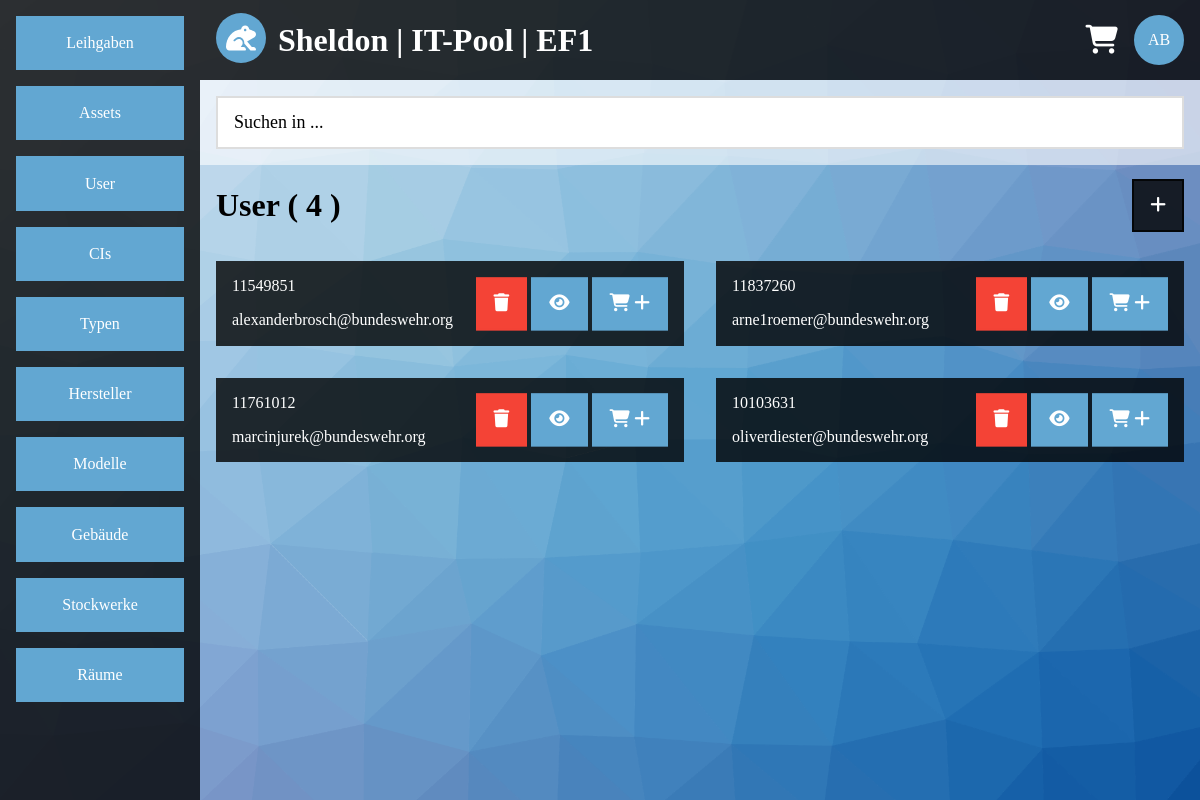
The app's page /list.php?category=user&site=0&amount=5 (signed in), older data.
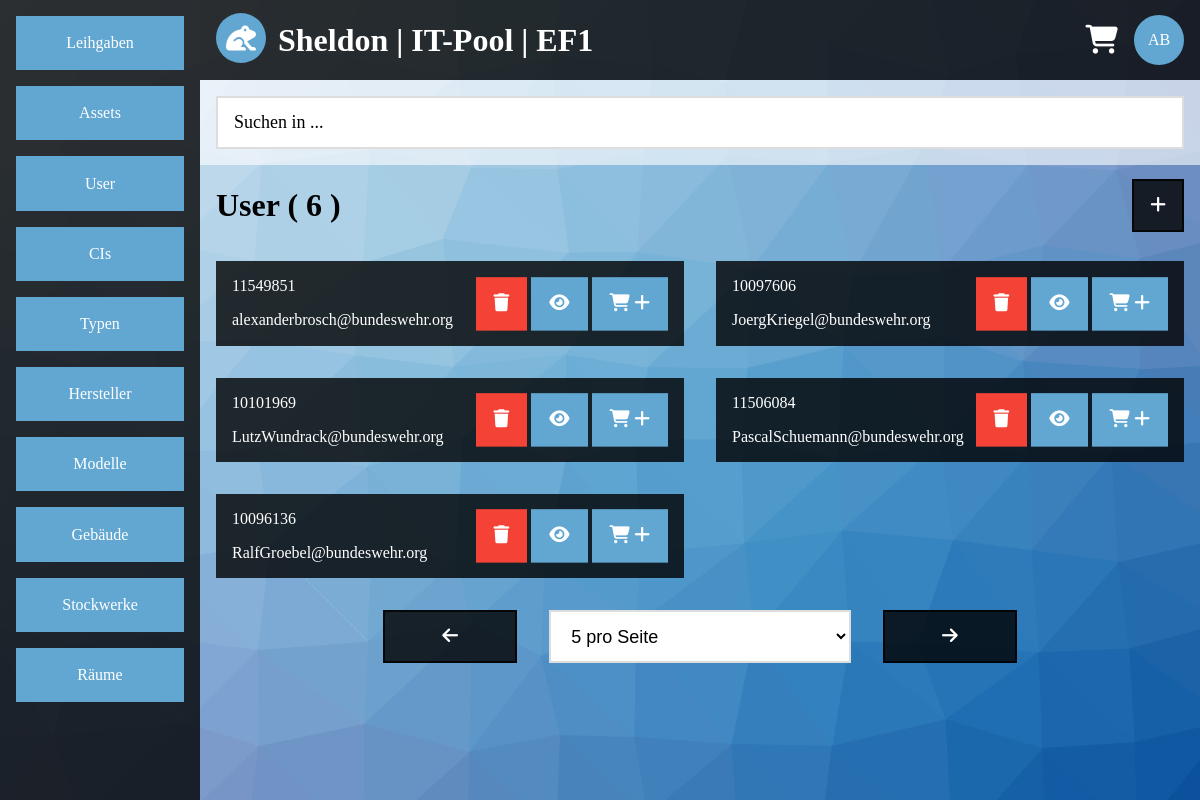
The same page, newer data.
### tables this page shows
CREATE TABLE IF NOT EXISTS `user` (
  `user_id` int(8) NOT NULL,
  `user_rank_id` int(2) NOT NULL,
  `user_vname` varchar(200) NOT NULL,
  `user_name` varchar(200) NOT NULL,
  `user_email` varchar(200) NOT NULL,
  `user_building_id` int(255) NOT NULL DEFAULT '1',
  `user_floor_id` int(255) NOT NULL DEFAULT '1',
  `user_room_id` int(255) NOT NULL DEFAULT '1',
  `user_password` varchar(200) NOT NULL,
  `user_salt` varchar(10) NOT NULL,
  `user_active` enum('0','1') NOT NULL DEFAULT '0',
  `user_admin` enum('0','1') NOT NULL DEFAULT '0',
  `user_failed_login` enum('0','1','2') NOT NULL DEFAULT '0',
  PRIMARY KEY (`user_id`),
  UNIQUE KEY `user_email` (`user_email`),
  KEY `user_building_id` (`user_building_id`),
  KEY `user_floor_id` (`user_floor_id`),
  KEY `user_room_id` (`user_room_id`),
  KEY `user_rank_id` (`user_rank_id`)
);

### list.php (the view, shortened to what the rows shown need)
<?php
require($_SERVER['DOCUMENT_ROOT'].'/include/config.inc.php');
$output = '';
$sql = mysqli_connect($app_sqlhost,$app_sqluser,$app_sqlpasswd,$app_sqldb);
if(!$sql)
{
	$output .= '<div class="container">';
	$output .= '<div class="content-center container white-alpha">';
	$output .= '<h1>Error</h1>';
	$output .= '<div class="panel black-alpha">';
	$output .= '<p>Es konnte keine Datenbankverbindung hergestellt werden.</p>';
	$output .= '</div>';
	$output .= '</div>';
	$output .= '</div>';
}
else
{
	$sql->query('SET NAMES UTF8');
	if(!empty($_GET))
	{
		if(empty($_GET['category']) || $_GET['site'] == "" || empty($_GET['amount']))
		{
			$output .= '<div class="container">';
			$output .= '<div class="content-center container white-alpha">';
			$output .= '<h1>Error</h1>';
			$output .= '<div class="panel black-alpha">';
			$output .= '<p>Es wurden nicht alle Daten gesendet.</p>';
			$output .= '</div>';
			$output .= '</div>';
			$output .= '</div>';
		}
		else
		{
			if(preg_match('/[^a-z]/',$_GET['category']) == 0)
			{
				$allowed_category = array('lend','asset','user','vendor','model','type','building','floor','room','ci');
				if(in_array($_GET['category'],$allowed_category))
				{
					if(preg_match('/[^0-9]/',$_GET['site']) == 0)
					{
						if(preg_match('/[^0-9]/',$_GET['amount']) == 0)
						{
							$allowed_amount = array(5,10,15);
							if(in_array($_GET['amount'],$allowed_amount))
							{
								$category_german = array('Leihgaben','Assets','User','Hersteller','Modelle','Typen','Geb&auml;ude','Stockwerke','R&auml;ume','CIs');
								$array_key = array_search($_GET['category'],$allowed_category);
								$archived_input = '';
								if($_GET['category'] == $allowed_category[0])
								{
									if($_GET['archived'] == "")
									{
										header('location:http://'.$_SERVER['HTTP_HOST'].'/list.php?category=lend&site=0&amount=5&archived=0');
										exit;
									}
									else
									{
										if(preg_match('/[^0-9]/',$_GET['archived']) == 0)
										{
											$allowed_archived = array(0,1);
											if(in_array($_GET['archived'],$allowed_archived))
											{
												$archived_input .= '<input type="hidden" name="archived" value="'.$_GET['archived'].'"/>';
												$query = sprintf("
												SELECT lend_id
												FROM lend
												WHERE lend_archived = '%s';",
												$sql->real_escape_string($_GET['archived']));
												$result = $sql->query($query);
												$amount_gs = mysqli_num_rows($result);
												if($amount_gs > 0)
												{
													if($_GET['site']*$_GET['amount'] >= $amount_gs)
													{
														$_GET['site'] = 0;
													}
													$i = 0;
													$output .= '<div class="container">';
													$output .= '<table class="block"><tr>';
													if($_GET['archived'] == $allowed_archived[0])
													{
														$output .= '<td class="col-l6"><h1>aktive '.$category_german[$array_key].' ( '.$amount_gs.' )</h1></td>';
														$output .= '<td class="col-l6 text-right"><a class="btn-default border border-black-alpha black-alpha hover-white-alpha hover-text-black-alpha" href="list.php?category='.$_GET['category'].'&site=0&amount=5&archived=1"><i class="fa-solid fa-file-zipper"></i></a></td>';
													}
													else if($_GET['archived'] == $allowed_archived[1])
													{
														$output .= '<td class="col-l6"><h1>archivierte '.$category_german[$array_key].' ( '.$amount_gs.' )</h1></td>';
														$output .= '<td class="col-l6 text-right"><a class="btn-default border border-black-alpha black-alpha hover-white-alpha hover-text-black-alpha" href="list.php?category='.$_GET['category'].'&site=0&amount=5&archived=0"><i class="fas fa-clock"></i></a></td>';
													}
													$output .= '</tr></table>';
													$output .= '</div>';
													$output .= '<ul class="flex block">';
													$query = sprintf("
													SELECT lend_id,user_name,user_vname,lend_user_id,lend_start
													FROM lend
													INNER JOIN user ON user_id = lend_user_id
													WHERE lend_archived = '%s'
													LIMIT %s,%s;",
													$sql->real_escape_string($_GET['archived']),
													$sql->real_escape_string($_GET['site']*$_GET['amount']),
													$sql->real_escape_string($_GET['amount']));
													$result = $sql->query($query);
													while($row = $result->fetch_array(MYSQLI_ASSOC))
													{
														$lend_start = date('d.m.Y',strtotime($row['lend_start']));
														if($i == 2)
														{
															$output .= '</ul>';
															$output .= '<ul class="flex block">';
															$i = 0;
														}
														$output .= '<li class="col-s12 col-m6 col-l6">';
														$output .= '<div class="text-center-medium text-center-small margin container display-container black-alpha">';
														$output .= '<p>'.$row['lend_user_id'].'</p>';
														$output .= '<p>'.$row['user_name'].', '.$row['user_vname'].'</p>';
														$output .= '<p>verliehen am '.$lend_start.'</p>';
														$output .= '<div class="container-large display-middle-right-large section-medium section-small">';
														$output .= '<a class="btn-default border border-light-blue light-blue hover-white hover-text-blue" href="view.php?category='.$_GET['category'].'&id='.$row['lend_id'].'"><i class="fas fa-eye"></i></a>';
														$output .= '</div>';
														$output .= '</div>';
														$output .= '</li>';
														$i++;
													}
													$output .= '</ul>';
												}
												else
												{
													$output .= '<div class="container">';
													$output .= '<div class="content-center container white-alpha">';
													$output .= '<h1>Info</h1>';
													$output .= '<div class="panel black-alpha">';
													$output .= '<p>Es wurden keine Eintr&auml;ge gefunden.</p>';
													$output .= '<p><a class="block btn-default border border-light-blue light-blue hover-white hover-text-blue" href="list.php?category='.$_GET['category'].'&site=0&amount=5&archived=0">aktive Leihgaben</a></p>';
													$output .= '<p><a class="block btn-default border border-light-blue light-blue hover-white hover-text-blue" href="list.php?category='.$_GET['category'].'&site=0&amount=5&archived=1">archivierte Leihgaben</a></p>';
													$output .= '</div>';
													$output .= '</div>';
													$output .= '</div>';
												}
											}
											else
											{
												header('location:http://'.$_SERVER['HTTP_HOST'].'/list.php?category=lend&site=0&amount=5&archived=0');
												exit;
											}
										}
										else
										{
											header('location:http://'.$_SERVER['HTTP_HOST'].'/list.php?category=lend&site=0&amount=5&archived=0');
											exit;
										}
									}
								}
								else
								{
									$query = sprintf("
									SELECT %s_id
									FROM %s;",
									$sql->real_escape_string($_GET['category']),
									$sql->real_escape_string($_GET['category']));
									$result = $sql->query($query);
									$amount_gs = mysqli_num_rows($result);
									if($amount_gs > 0)
									{
										$i = 0;
										$output .= '<div class="container">';
										$output .= '<table class="block"><tr>';
										$output .= '<td class="col-l6"><h1>'.$category_german[$array_key].' ( '.$amount_gs.' )</h1></td>';
										$output .= '<td class="col-l6"><div class="text-right"><a class="btn-default border border-black-alpha black-alpha hover-white-alpha hover-text-black-alpha" href="add.php?category='.$_GET['category'].'"><i class="fas fa-plus"></i></a></div></td>';
										$output .= '</tr></table>';
										$output .= '</div>';
										$output .= '<ul class="flex block">';
										if($_GET['category'] == $allowed_category[1])
										{
											$query = sprintf("
											SELECT asset_id,type_name,vendor_name,model_name,asset_serial,asset_locked
											FROM asset
											INNER JOIN type ON type_id = asset_type_id
											INNER JOIN vendor ON vendor_id = asset_vendor_id
											INNER JOIN model ON model_id = asset_model_id
											LIMIT %s,%s;",
											$sql->real_escape_string($_GET['site']*$_GET['amount']),
											$sql->real_escape_string($_GET['amount']));
											$result = $sql->query($query);
											while($row = $result->fetch_array(MYSQLI_ASSOC))
											{
												if($i == 2)
												{
													$output .= '</ul>';
													$output .= '<ul class="flex block">';
													$i = 0;
												}
												$output .= '<li class="col-s12 col-m6 col-l6">';
												$output .= '<div class="text-center-medium text-center-small margin container display-container black-alpha">';
												$output .= '<p>'.$row['type_name'].' / '.$row['vendor_name'].' / '.$row['model_name'].'</p>';
												$output .= '<p>'.$row['asset_serial'].'</p>';
												$output .= '<div class="container-large display-middle-right-large section-medium section-small">';
												$output .= '<a class="btn-default border border-red red hover-white hover-text-red" href="del.php?category='.$_GET['category'].'&id='.$row['asset_id'].'&returnto='.urlencode('http://'.$_SERVER['HTTP_HOST'].'/list.php?category='.$_GET['category'].'&site='.$_GET['site'].'&amount='.$_GET['amount']).'"><i class="fas fa-trash"></i></a> ';
												$output .= '<a class="btn-default border border-light-blue light-blue hover-white hover-text-blue" href="view.php?category='.$_GET['category'].'&id='.$row['asset_id'].'&tab=general"><i class="fas fa-eye"></i></a> ';
												if(!$row['asset_locked'])
												{
													$output .= '<a class="btn-default border border-light-blue light-blue hover-white hover-text-blue" href="cart.php?aktion=add&category='.$_GET['category'].'&id='.$row['asset_id'].'"><i class="fas fa-shopping-cart"></i> <i class="fas fa-plus"></i></a>';
												}
												$output .= '</div>';
												$output .= '</div>';
												$output .= '</li>';
												$i++;
											}
										}
										else if($_GET['category'] == $allowed_category[2])
										{
											$query = sprintf("
											SELECT user_id,user_email
											FROM user
											LIMIT %s,%s;",
											$sql->real_escape_string($_GET['site']*$_GET['amount']),
											$sql->real_escape_string($_GET['amount']));
											$result = $sql->query($query);
											while($row = $result->fetch_array(MYSQLI_ASSOC))
											{
												if($i == 2)
												{
													$output .= '</ul>';
													$output .= '<ul class="flex block">';
													$i = 0;
												}
												$output .= '<li class="col-s12 col-m6 col-l6">';
												$output .= '<div class="text-center-medium text-center-small margin container display-container black-alpha">';
												$output .= '<p>'.$row['user_id'].'</p>';
												$output .= '<p>'.$row['user_email'].'</p>';
												$output .= '<div class="container-large display-middle-right-large section-medium section-small">';
												$output .= '<a class="btn-default border border-red red hover-white hover-text-red" href="del.php?category='.$_GET['category'].'&id='.$row['user_id'].'&returnto='.urlencode('http://'.$_SERVER['HTTP_HOST'].'/list.php?category='.$_GET['category'].'&site='.$_GET['site'].'&amount='.$_GET['amount']).'"><i class="fas fa-trash"></i></a> ';
												$output .= '<a class="btn-default border border-light-blue light-blue hover-white hover-text-blue" href="view.php?category='.$_GET['category'].'&id='.$row['user_id'].'&tab=general"><i class="fas fa-eye"></i></a> ';
												$output .= '<a class="btn-default border border-light-blue light-blue hover-white hover-text-blue" href="cart.php?aktion=add&category='.$_GET['category'].'&id='.$row['user_id'].'"><i class="fas fa-shopping-cart"></i> <i class="fas fa-plus"></i></a>';
												$output .= '</div>';
												$output .= '</div>';
												$output .= '</li>';
												$i++;
											}
										}
										$output .= '</ul>';
									}
								}
							}
						}
					}
				}
			}
		}
	}
}
?>
<!DOCTYPE HTML>
<html lang="de">
	<head>
		<?php
		require($_SERVER['DOCUMENT_ROOT'].'/include/head.inc.php');
		?>
	</head>
	<body>
		<?php
		require($_SERVER['DOCUMENT_ROOT'].'/include/body.inc.php');
		?>
	</body>
</html>

Row changes from the older to the newer data that the page shows:
removed user: user_id "11837260", user_email "arne1roemer@bundeswehr.org"
removed user: user_id "11761012", user_email "marcinjurek@bundeswehr.org"
removed user: user_id "10103631", user_email "oliverdiester@bundeswehr.org"
added user: user_id "10097606", user_email "JoergKriegel@bundeswehr.org"
added user: user_id "10101969", user_email "LutzWundrack@bundeswehr.org"
added user: user_id "11506084", user_email "PascalSchuemann@bundeswehr.org"
added user: user_id "10096136", user_email "RalfGroebel@bundeswehr.org"
Text that changed along with them:
$amount_gs: "4" → "6"
form field amount: (not shown) → "5 pro Seite"
